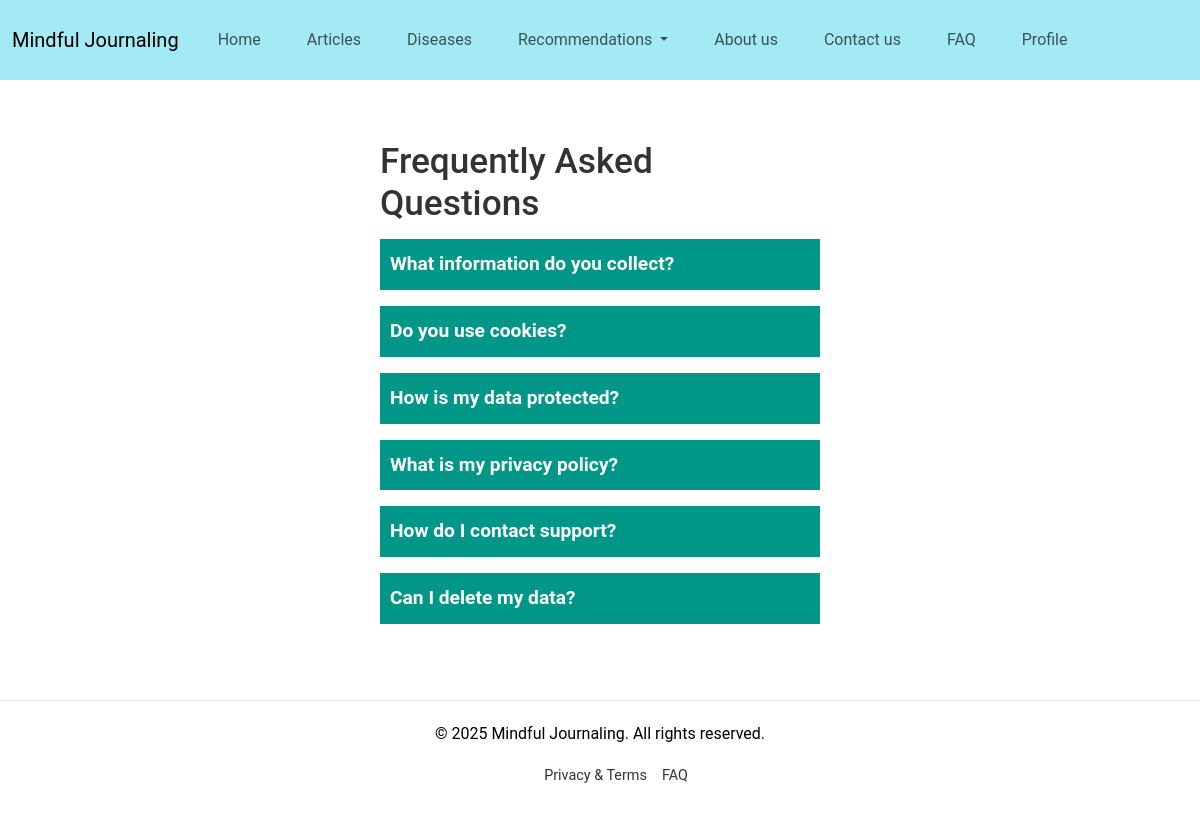
/FAQ.php, run on the app's committed database.
### tables this page shows
CREATE TABLE FAQ(
    id INT AUTO_INCREMENT PRIMARY KEY,
    question VARCHAR(1024) NOT NULL,
    answer VARCHAR(4096) NOT NULL
);

### FAQ.php (the view, shortened to what this page needs)
<!DOCTYPE html>
<html lang="en">
<head>
    <link
    href="https://cdn.jsdelivr.net/npm/bootstrap@5.3.3/dist/css/bootstrap.min.css"
    rel="stylesheet"
    >
    <link rel="stylesheet" href="style.css" >
</head>
<body>
    <header>
        <div class="header-container">
            <nav class="navbar navbar-expand-lg">
                <div class="container-fluid">
                  <div class="collapse navbar-collapse" id="navbarTogglerDemo01">
                    <a class="navbar-brand" href="Home.php">Mindful Journaling</a>
                    <ul class="navbar-nav me-auto mb-2 mb-lg-0">
                        <li class="nav-item">
                        <a class="nav-link" href="Home.php">Home</a>
                        </li>
                        <li class="nav-item">
                        <a class="nav-link" href="articles.php">Articles</a>
                        </li>
                        <li class="nav-item">
                            <a class="nav-link" href="Disease.php">Diseases</a>
                        </li>
                        <li class="nav-item dropdown">
                            <a class="nav-link dropdown-toggle text-center" href="#" role="button" data-bs-toggle="dropdown" aria-expanded="false">
                                Recommendations
                            </a>
                        </li>
                        <li class="nav-item">
                            <a class="nav-link" href="AboutUs.php">About us</a>
                        </li>
                        <li class="nav-item">
                            <a class="nav-link" href="contactUS.php">Contact us</a>
                        </li>
                        <li class="nav-item">
                            <a class="nav-link" href="FAQ.php">FAQ</a>
                        </li>
                        <li class="nav-item">
                            <a class="nav-link" href="profile.php">Profile</a>
                        </li>
                    </ul>
                  </div>
                </div>
              </nav>
        </div>
        </header>
        <main class="faq-main-container">
            <section class="faq col-xl-5 col-sm-7 col-11">
                <h1>Frequently Asked Questions</h1>
                <?php
                    require_once 'connection.php';
                    $sql = "SELECT question, answer FROM FAQ";
                    $result = $connection->query($sql);
                    while ($row = $result->fetch_assoc()) {
                        $question = htmlspecialchars($row['question']);
                        echo '<div class="faq-item">';
                        echo '<button class="faq-question">' . $question . '</button>';
                        echo '</div>';
                    }
                ?>
            </section>
        </main>
        <footer>
            <div class="footer-container">
                <p>&copy; 2025 Mindful Journaling. All rights reserved.</p>
                <ul class="footer-menu">
                    <li><a href="privacy&terms.php">Privacy &amp; Terms</a></li>
                    <li><a href="FAQ.php">FAQ</a></li>
                </ul>
            </div>
        </footer>
</body>
</html>

### style.css (style rules this page uses)
* { margin: 0; padding: 0; box-sizing: border-box; }
html, body { height: 100%; }
body { font-family: 'Roboto', sans-serif; background-color: #ffffff; color: #000000; line-height: 1.6; overflow-x: hidden; }
a { text-decoration: none; color: inherit; }
.navbar-expand-lg, .dropdown-menu { background-color: #a4eaf4; }
.navbar-expand-lg { min-height:80px; }
.nav-item { margin:0 15px 0; text-align: center; }
h1 { font-size: 2.5rem; color: #333; margin-bottom: 1rem; }
.faq h1 { font-size: 2.2rem; margin-bottom: 15px; }
.faq-main-container { display: flex; justify-content: center; align-items: center; }
.faq { padding: 60px 30px; }
.faq-item { margin-bottom: 15px; }
.faq-answer, .faq-question { font-size: 1.2em; }
.faq-question { background: #009688; border: none; color: #fff; font-weight: bold; cursor: pointer; display: block; width: 100%; text-align: left; padding: 10px; }
footer { background: #fff; padding: 20px; text-align: center; border-top: 1px solid #eaeaea; }
.footer-container { max-width: 1200px; margin: 0 auto; }
.footer-menu { list-style: none; display: flex; justify-content: center; gap: 15px; margin-top: 10px; }
.footer-menu li a { font-size: 0.9rem; color: #333; transition: color 0.3s ease; }

### data on the page
faq: question "What information do you collect?"
faq: question "Do you use cookies?"
faq: question "How is my data protected?"
faq: question "What is my privacy policy?"
faq: question "How do I contact support?"
faq: question "Can I delete my data?"
